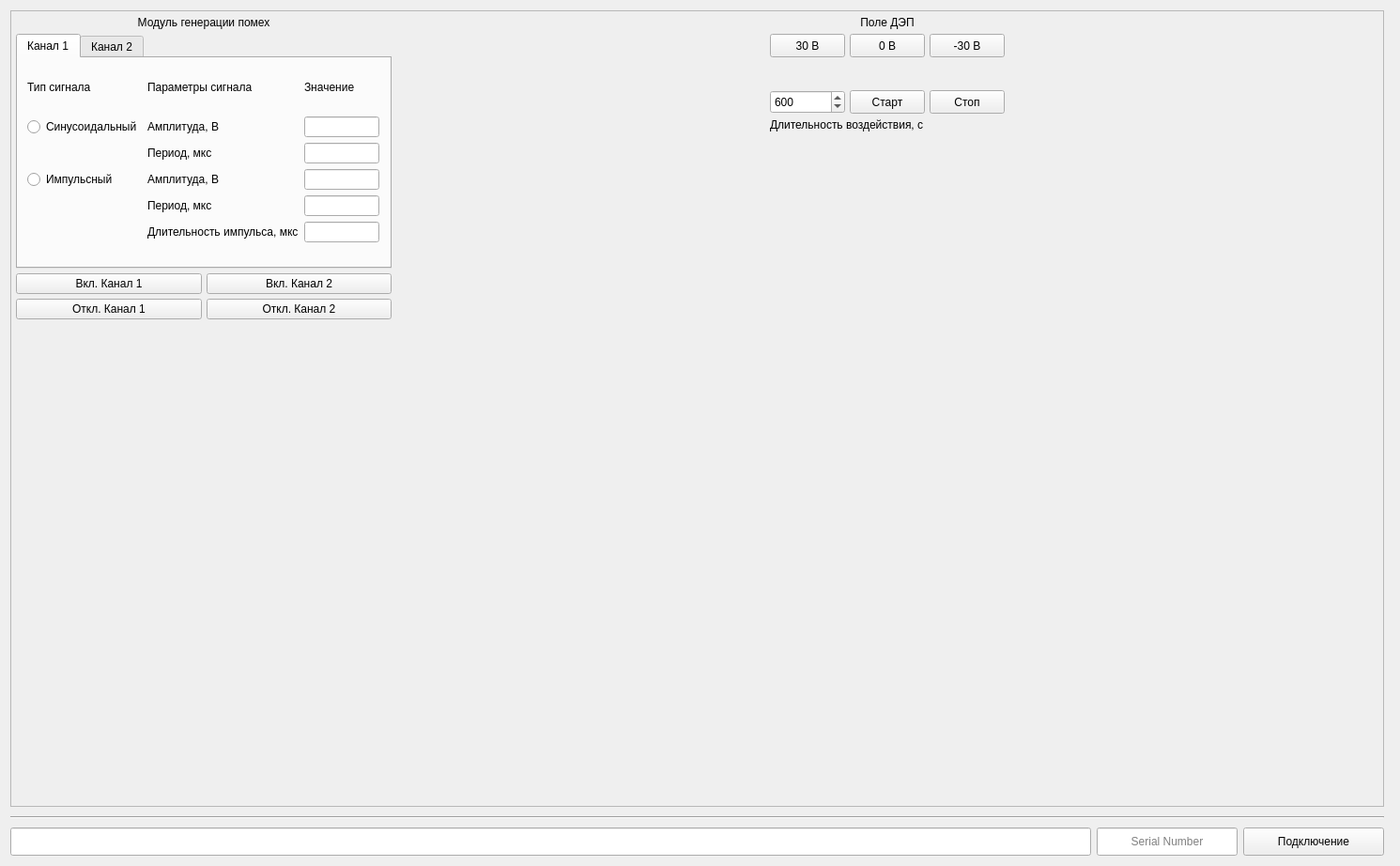
<?xml version="1.0" encoding="UTF-8"?>
<ui version="4.0">
 <class>Form</class>
 <widget class="QWidget" name="Form">
  <property name="geometry">
   <rect>
    <x>0</x>
    <y>0</y>
    <width>1491</width>
    <height>922</height>
   </rect>
  </property>
  <property name="windowTitle">
   <string>Form</string>
  </property>
  <layout class="QGridLayout" name="gridLayout">
   <item row="0" column="0">
    <widget class="QFrame" name="userFrame">
     <property name="sizePolicy">
      <sizepolicy hsizetype="Expanding" vsizetype="Expanding">
       <horstretch>0</horstretch>
       <verstretch>0</verstretch>
      </sizepolicy>
     </property>
     <property name="frameShape">
      <enum>QFrame::StyledPanel</enum>
     </property>
     <property name="frameShadow">
      <enum>QFrame::Raised</enum>
     </property>
     <layout class="QGridLayout" name="gridLayout_2">
      <property name="sizeConstraint">
       <enum>QLayout::SetMinimumSize</enum>
      </property>
      <property name="leftMargin">
       <number>5</number>
      </property>
      <property name="topMargin">
       <number>5</number>
      </property>
      <property name="rightMargin">
       <number>5</number>
      </property>
      <property name="bottomMargin">
       <number>0</number>
      </property>
      <property name="spacing">
       <number>5</number>
      </property>
      <item row="0" column="0">
       <layout class="QVBoxLayout" name="verticalLayout_3">
        <item>
         <layout class="QVBoxLayout" name="verticalLayout_4">
          <item>
           <widget class="QLabel" name="label">
            <property name="text">
             <string>Модуль генерации помех</string>
            </property>
            <property name="alignment">
             <set>Qt::AlignCenter</set>
            </property>
           </widget>
          </item>
          <item>
           <widget class="QTabWidget" name="tabWidget">
            <property name="sizePolicy">
             <sizepolicy hsizetype="Maximum" vsizetype="Maximum">
              <horstretch>0</horstretch>
              <verstretch>0</verstretch>
             </sizepolicy>
            </property>
            <property name="minimumSize">
             <size>
              <width>400</width>
              <height>250</height>
             </size>
            </property>
            <property name="maximumSize">
             <size>
              <width>400</width>
              <height>250</height>
             </size>
            </property>
            <property name="currentIndex">
             <number>0</number>
            </property>
            <widget class="QWidget" name="tab">
             <attribute name="title">
              <string>Канал 1</string>
             </attribute>
             <widget class="QWidget" name="formLayoutWidget">
              <property name="geometry">
               <rect>
                <x>10</x>
                <y>10</y>
                <width>375</width>
                <height>186</height>
               </rect>
              </property>
              <layout class="QGridLayout" name="gridLayout_4">
               <item row="3" column="1">
                <widget class="QLabel" name="label_4">
                 <property name="text">
                  <string>Амплитуда, В</string>
                 </property>
                </widget>
               </item>
               <item row="7" column="1">
                <widget class="QLabel" name="label_7">
                 <property name="text">
                  <string>Длительность импульса, мкс</string>
                 </property>
                </widget>
               </item>
               <item row="6" column="1">
                <widget class="QLabel" name="label_8">
                 <property name="text">
                  <string>Период, мкс</string>
                 </property>
                </widget>
               </item>
               <item row="7" column="2">
                <widget class="QLineEdit" name="lineEdit_4"/>
               </item>
               <item row="1" column="2">
                <widget class="QLabel" name="label_9">
                 <property name="text">
                  <string>Значение</string>
                 </property>
                </widget>
               </item>
               <item row="5" column="2">
                <widget class="QLineEdit" name="lineEdit_2"/>
               </item>
               <item row="3" column="0">
                <widget class="QRadioButton" name="radioButton_2">
                 <property name="text">
                  <string>Синусоидальный</string>
                 </property>
                </widget>
               </item>
               <item row="3" column="2">
                <widget class="QLineEdit" name="lineEdit_5"/>
               </item>
               <item row="4" column="2">
                <widget class="QLineEdit" name="lineEdit"/>
               </item>
               <item row="5" column="0">
                <widget class="QRadioButton" name="radioButton">
                 <property name="text">
                  <string>Импульсный</string>
                 </property>
                </widget>
               </item>
               <item row="6" column="2">
                <widget class="QLineEdit" name="lineEdit_3"/>
               </item>
               <item row="2" column="1">
                <spacer name="horizontalSpacer_3">
                 <property name="orientation">
                  <enum>Qt::Horizontal</enum>
                 </property>
                 <property name="sizeHint" stdset="0">
                  <size>
                   <width>10</width>
                   <height>5</height>
                  </size>
                 </property>
                </spacer>
               </item>
               <item row="4" column="1">
                <widget class="QLabel" name="label_5">
                 <property name="text">
                  <string>Период, мкс</string>
                 </property>
                </widget>
               </item>
               <item row="5" column="1">
                <widget class="QLabel" name="label_6">
                 <property name="text">
                  <string>Амплитуда, В</string>
                 </property>
                </widget>
               </item>
               <item row="1" column="1">
                <widget class="QLabel" name="label_3">
                 <property name="text">
                  <string>Параметры сигнала</string>
                 </property>
                </widget>
               </item>
               <item row="1" column="0">
                <widget class="QLabel" name="label_2">
                 <property name="text">
                  <string>Тип сигнала</string>
                 </property>
                </widget>
               </item>
              </layout>
             </widget>
            </widget>
            <widget class="QWidget" name="tab_2">
             <attribute name="title">
              <string>Канал 2</string>
             </attribute>
             <widget class="QWidget" name="formLayoutWidget_2">
              <property name="geometry">
               <rect>
                <x>10</x>
                <y>10</y>
                <width>375</width>
                <height>186</height>
               </rect>
              </property>
              <layout class="QGridLayout" name="gridLayout_5">
               <item row="3" column="1">
                <widget class="QLabel" name="label_10">
                 <property name="text">
                  <string>Амплитуда, В</string>
                 </property>
                </widget>
               </item>
               <item row="7" column="1">
                <widget class="QLabel" name="label_11">
                 <property name="text">
                  <string>Длительность импульса, мкс</string>
                 </property>
                </widget>
               </item>
               <item row="6" column="1">
                <widget class="QLabel" name="label_12">
                 <property name="text">
                  <string>Период, мкс</string>
                 </property>
                </widget>
               </item>
               <item row="7" column="2">
                <widget class="QLineEdit" name="lineEdit_6"/>
               </item>
               <item row="1" column="2">
                <widget class="QLabel" name="label_13">
                 <property name="text">
                  <string>Значение</string>
                 </property>
                </widget>
               </item>
               <item row="5" column="2">
                <widget class="QLineEdit" name="lineEdit_7"/>
               </item>
               <item row="3" column="0">
                <widget class="QRadioButton" name="radioButton_3">
                 <property name="text">
                  <string>Синусоидальный</string>
                 </property>
                </widget>
               </item>
               <item row="3" column="2">
                <widget class="QLineEdit" name="lineEdit_8"/>
               </item>
               <item row="4" column="2">
                <widget class="QLineEdit" name="lineEdit_9"/>
               </item>
               <item row="5" column="0">
                <widget class="QRadioButton" name="radioButton_4">
                 <property name="text">
                  <string>Импульсный</string>
                 </property>
                </widget>
               </item>
               <item row="6" column="2">
                <widget class="QLineEdit" name="lineEdit_10"/>
               </item>
               <item row="2" column="1">
                <spacer name="horizontalSpacer_4">
                 <property name="orientation">
                  <enum>Qt::Horizontal</enum>
                 </property>
                 <property name="sizeHint" stdset="0">
                  <size>
                   <width>10</width>
                   <height>5</height>
                  </size>
                 </property>
                </spacer>
               </item>
               <item row="4" column="1">
                <widget class="QLabel" name="label_14">
                 <property name="text">
                  <string>Период, мкс</string>
                 </property>
                </widget>
               </item>
               <item row="5" column="1">
                <widget class="QLabel" name="label_15">
                 <property name="text">
                  <string>Амплитуда, В</string>
                 </property>
                </widget>
               </item>
               <item row="1" column="1">
                <widget class="QLabel" name="label_16">
                 <property name="text">
                  <string>Параметры сигнала</string>
                 </property>
                </widget>
               </item>
               <item row="1" column="0">
                <widget class="QLabel" name="label_17">
                 <property name="text">
                  <string>Тип сигнала</string>
                 </property>
                </widget>
               </item>
              </layout>
             </widget>
            </widget>
           </widget>
          </item>
         </layout>
        </item>
        <item>
         <layout class="QHBoxLayout" name="horizontalLayout_6">
          <item>
           <widget class="QPushButton" name="pushButton">
            <property name="text">
             <string>Вкл. Канал 1</string>
            </property>
           </widget>
          </item>
          <item>
           <widget class="QPushButton" name="pushButton_3">
            <property name="text">
             <string>Вкл. Канал 2</string>
            </property>
           </widget>
          </item>
         </layout>
        </item>
        <item>
         <layout class="QHBoxLayout" name="horizontalLayout">
          <item>
           <widget class="QPushButton" name="pushButton_2">
            <property name="text">
             <string>Откл. Канал 1</string>
            </property>
           </widget>
          </item>
          <item>
           <widget class="QPushButton" name="pushButton_4">
            <property name="text">
             <string>Откл. Канал 2</string>
            </property>
           </widget>
          </item>
         </layout>
        </item>
        <item>
         <spacer name="verticalSpacer">
          <property name="orientation">
           <enum>Qt::Vertical</enum>
          </property>
          <property name="sizeHint" stdset="0">
           <size>
            <width>20</width>
            <height>40</height>
           </size>
          </property>
         </spacer>
        </item>
       </layout>
      </item>
      <item row="0" column="3">
       <spacer name="horizontalSpacer_2">
        <property name="orientation">
         <enum>Qt::Horizontal</enum>
        </property>
        <property name="sizeHint" stdset="0">
         <size>
          <width>40</width>
          <height>20</height>
         </size>
        </property>
       </spacer>
      </item>
      <item row="0" column="5">
       <spacer name="horizontalSpacer">
        <property name="orientation">
         <enum>Qt::Horizontal</enum>
        </property>
        <property name="sizeHint" stdset="0">
         <size>
          <width>40</width>
          <height>20</height>
         </size>
        </property>
       </spacer>
      </item>
      <item row="0" column="4">
       <layout class="QVBoxLayout" name="verticalLayout_2">
        <item>
         <widget class="QLabel" name="label_21">
          <property name="cursor">
           <cursorShape>UpArrowCursor</cursorShape>
          </property>
          <property name="text">
           <string>Поле ДЭП</string>
          </property>
          <property name="alignment">
           <set>Qt::AlignCenter</set>
          </property>
         </widget>
        </item>
        <item>
         <layout class="QHBoxLayout" name="horizontalLayout_4">
          <item>
           <widget class="QPushButton" name="turn_on_30V_">
            <property name="minimumSize">
             <size>
              <width>75</width>
              <height>25</height>
             </size>
            </property>
            <property name="maximumSize">
             <size>
              <width>100</width>
              <height>16777215</height>
             </size>
            </property>
            <property name="text">
             <string>30 В</string>
            </property>
           </widget>
          </item>
          <item>
           <widget class="QPushButton" name="turn_on_0V_">
            <property name="minimumSize">
             <size>
              <width>75</width>
              <height>25</height>
             </size>
            </property>
            <property name="text">
             <string>0 В</string>
            </property>
           </widget>
          </item>
          <item>
           <widget class="QPushButton" name="turn_on_minus_30V_">
            <property name="minimumSize">
             <size>
              <width>75</width>
              <height>25</height>
             </size>
            </property>
            <property name="text">
             <string>-30 В</string>
            </property>
           </widget>
          </item>
         </layout>
        </item>
        <item>
         <spacer name="verticalSpacer_3">
          <property name="orientation">
           <enum>Qt::Vertical</enum>
          </property>
          <property name="sizeType">
           <enum>QSizePolicy::Fixed</enum>
          </property>
          <property name="sizeHint" stdset="0">
           <size>
            <width>20</width>
            <height>30</height>
           </size>
          </property>
         </spacer>
        </item>
        <item>
         <layout class="QHBoxLayout" name="horizontalLayout_5">
          <item>
           <widget class="QSpinBox" name="cycle_window_">
            <property name="minimumSize">
             <size>
              <width>75</width>
              <height>25</height>
             </size>
            </property>
            <property name="maximum">
             <number>99999</number>
            </property>
            <property name="singleStep">
             <number>1</number>
            </property>
            <property name="stepType">
             <enum>QAbstractSpinBox::DefaultStepType</enum>
            </property>
            <property name="value">
             <number>600</number>
            </property>
            <property name="displayIntegerBase">
             <number>10</number>
            </property>
           </widget>
          </item>
          <item>
           <widget class="QPushButton" name="cycle_DEP_start_">
            <property name="minimumSize">
             <size>
              <width>75</width>
              <height>25</height>
             </size>
            </property>
            <property name="text">
             <string>Старт</string>
            </property>
           </widget>
          </item>
          <item>
           <widget class="QPushButton" name="cycle_DEP_stop_">
            <property name="minimumSize">
             <size>
              <width>75</width>
              <height>25</height>
             </size>
            </property>
            <property name="text">
             <string>Стоп</string>
            </property>
           </widget>
          </item>
         </layout>
        </item>
        <item>
         <widget class="QLabel" name="label_22">
          <property name="text">
           <string>Длительность воздействия, с</string>
          </property>
         </widget>
        </item>
        <item>
         <spacer name="verticalSpacer_4">
          <property name="orientation">
           <enum>Qt::Vertical</enum>
          </property>
          <property name="sizeHint" stdset="0">
           <size>
            <width>20</width>
            <height>40</height>
           </size>
          </property>
         </spacer>
        </item>
       </layout>
      </item>
     </layout>
    </widget>
   </item>
   <item row="5" column="2">
    <widget class="Line" name="line_10">
     <property name="minimumSize">
      <size>
       <width>0</width>
       <height>10</height>
      </size>
     </property>
     <property name="orientation">
      <enum>Qt::Horizontal</enum>
     </property>
    </widget>
   </item>
   <item row="6" column="0">
    <layout class="QGridLayout" name="coreGLayout">
     <property name="sizeConstraint">
      <enum>QLayout::SetMinimumSize</enum>
     </property>
     <item row="1" column="1">
      <widget class="QLineEdit" name="moduleSerialNumberLEdit">
       <property name="enabled">
        <bool>true</bool>
       </property>
       <property name="sizePolicy">
        <sizepolicy hsizetype="Minimum" vsizetype="Fixed">
         <horstretch>0</horstretch>
         <verstretch>0</verstretch>
        </sizepolicy>
       </property>
       <property name="minimumSize">
        <size>
         <width>150</width>
         <height>30</height>
        </size>
       </property>
       <property name="maximumSize">
        <size>
         <width>2000</width>
         <height>16777215</height>
        </size>
       </property>
       <property name="text">
        <string/>
       </property>
       <property name="alignment">
        <set>Qt::AlignCenter</set>
       </property>
       <property name="placeholderText">
        <string>Serial Number</string>
       </property>
      </widget>
     </item>
     <item row="1" column="2">
      <widget class="QPushButton" name="connectionPButton">
       <property name="enabled">
        <bool>true</bool>
       </property>
       <property name="minimumSize">
        <size>
         <width>150</width>
         <height>30</height>
        </size>
       </property>
       <property name="maximumSize">
        <size>
         <width>2000</width>
         <height>30</height>
        </size>
       </property>
       <property name="text">
        <string>Подключение</string>
       </property>
       <property name="flat">
        <bool>false</bool>
       </property>
      </widget>
     </item>
     <item row="1" column="0">
      <widget class="QLineEdit" name="statusLineEdit">
       <property name="minimumSize">
        <size>
         <width>0</width>
         <height>30</height>
        </size>
       </property>
      </widget>
     </item>
    </layout>
   </item>
   <item row="5" column="0">
    <widget class="Line" name="line">
     <property name="minimumSize">
      <size>
       <width>0</width>
       <height>10</height>
      </size>
     </property>
     <property name="orientation">
      <enum>Qt::Horizontal</enum>
     </property>
    </widget>
   </item>
  </layout>
 </widget>
 <resources/>
 <connections/>
</ui>
